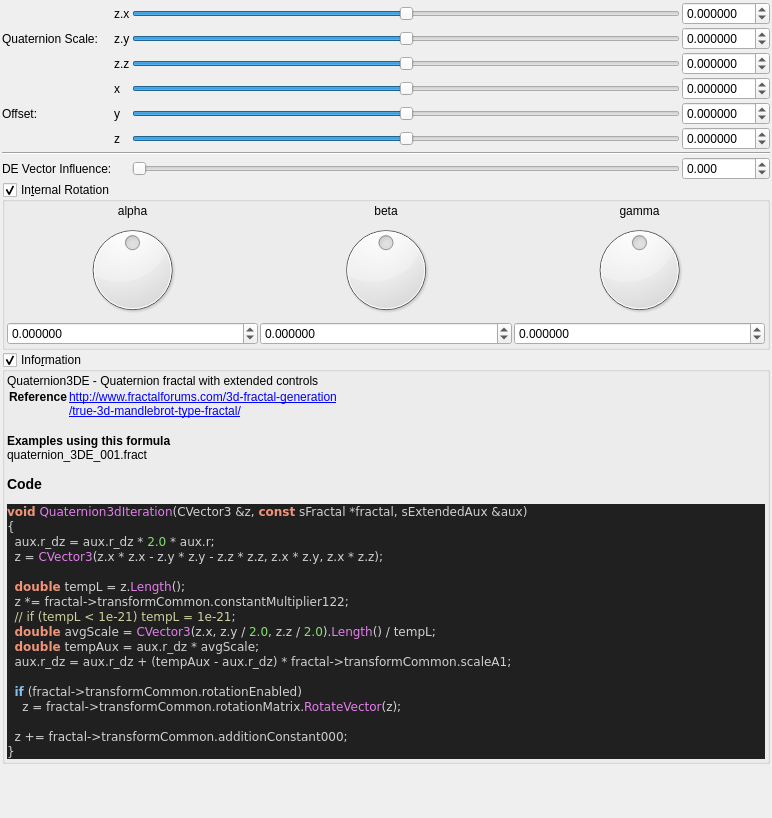
<?xml version="1.0" encoding="UTF-8"?>
<ui version="4.0">
 <class>quaternion3d</class>
 <widget class="QWidget" name="Form">
  <property name="geometry">
   <rect>
    <x>0</x>
    <y>0</y>
    <width>772</width>
    <height>818</height>
   </rect>
  </property>
  <property name="windowTitle">
   <string notr="true">quaternion3d</string>
  </property>
  <layout class="QVBoxLayout" name="verticalLayout">
   <property name="spacing">
    <number>2</number>
   </property>
   <property name="leftMargin">
    <number>2</number>
   </property>
   <property name="topMargin">
    <number>2</number>
   </property>
   <property name="rightMargin">
    <number>2</number>
   </property>
   <property name="bottomMargin">
    <number>2</number>
   </property>
   <item>
    <layout class="QGridLayout" name="gridLayout_63">
     <property name="spacing">
      <number>2</number>
     </property>
     <item row="2" column="3">
      <widget class="QSlider" name="slider3_transf_constant_multiplier_122_x">
       <property name="sizePolicy">
        <sizepolicy hsizetype="Expanding" vsizetype="Maximum">
         <horstretch>0</horstretch>
         <verstretch>0</verstretch>
        </sizepolicy>
       </property>
       <property name="minimum">
        <number>-2000000</number>
       </property>
       <property name="maximum">
        <number>2000000</number>
       </property>
       <property name="singleStep">
        <number>1</number>
       </property>
       <property name="orientation">
        <enum>Qt::Horizontal</enum>
       </property>
      </widget>
     </item>
     <item row="7" column="2">
      <widget class="QLabel" name="label_114">
       <property name="text">
        <string notr="true">z</string>
       </property>
      </widget>
     </item>
     <item row="2" column="4">
      <widget class="MyDoubleSpinBox" name="spinbox3_transf_constant_multiplier_122_x">
       <property name="sizePolicy">
        <sizepolicy hsizetype="Minimum" vsizetype="Maximum">
         <horstretch>0</horstretch>
         <verstretch>0</verstretch>
        </sizepolicy>
       </property>
       <property name="prefix">
        <string/>
       </property>
       <property name="suffix">
        <string/>
       </property>
       <property name="decimals">
        <number>6</number>
       </property>
       <property name="minimum">
        <double>-99.989999999999995</double>
       </property>
       <property name="maximum">
        <double>99.989999999999995</double>
       </property>
       <property name="singleStep">
        <double>0.100000000000000</double>
       </property>
      </widget>
     </item>
     <item row="9" column="1">
      <widget class="QLabel" name="label_2">
       <property name="layoutDirection">
        <enum>Qt::RightToLeft</enum>
       </property>
       <property name="text">
        <string>DE Vector Influence:</string>
       </property>
      </widget>
     </item>
     <item row="6" column="1">
      <widget class="QLabel" name="label_255">
       <property name="text">
        <string>Offset:</string>
       </property>
      </widget>
     </item>
     <item row="10" column="1" colspan="4">
      <widget class="MyGroupBox" name="groupCheck_transf_rotation_enabled">
       <property name="title">
        <string>In&amp;ternal Rotation</string>
       </property>
       <property name="checkable">
        <bool>true</bool>
       </property>
       <layout class="QVBoxLayout" name="verticalLayout_9" stretch="0">
        <property name="spacing">
         <number>2</number>
        </property>
        <property name="leftMargin">
         <number>2</number>
        </property>
        <property name="topMargin">
         <number>2</number>
        </property>
        <property name="rightMargin">
         <number>2</number>
        </property>
        <property name="bottomMargin">
         <number>2</number>
        </property>
        <item>
         <layout class="QGridLayout" name="gridLayout_11">
          <property name="spacing">
           <number>2</number>
          </property>
          <item row="3" column="2">
           <widget class="MyDoubleSpinBox" name="spinboxd3_transf_rotation_z">
            <property name="sizePolicy">
             <sizepolicy hsizetype="Minimum" vsizetype="Maximum">
              <horstretch>0</horstretch>
              <verstretch>0</verstretch>
             </sizepolicy>
            </property>
            <property name="prefix">
             <string/>
            </property>
            <property name="suffix">
             <string/>
            </property>
            <property name="decimals">
             <number>6</number>
            </property>
            <property name="minimum">
             <double>-180.000000000000000</double>
            </property>
            <property name="maximum">
             <double>180.000000000000000</double>
            </property>
            <property name="singleStep">
             <double>1.000000000000000</double>
            </property>
           </widget>
          </item>
          <item row="1" column="2">
           <widget class="QLabel" name="label_36">
            <property name="text">
             <string notr="true">gamma</string>
            </property>
            <property name="alignment">
             <set>Qt::AlignCenter</set>
            </property>
           </widget>
          </item>
          <item row="3" column="0">
           <widget class="MyDoubleSpinBox" name="spinboxd3_transf_rotation_x">
            <property name="sizePolicy">
             <sizepolicy hsizetype="Minimum" vsizetype="Maximum">
              <horstretch>0</horstretch>
              <verstretch>0</verstretch>
             </sizepolicy>
            </property>
            <property name="prefix">
             <string/>
            </property>
            <property name="suffix">
             <string/>
            </property>
            <property name="decimals">
             <number>6</number>
            </property>
            <property name="minimum">
             <double>-180.000000000000000</double>
            </property>
            <property name="maximum">
             <double>180.000000000000000</double>
            </property>
            <property name="singleStep">
             <double>1.000000000000000</double>
            </property>
           </widget>
          </item>
          <item row="1" column="1">
           <widget class="QLabel" name="label_34">
            <property name="text">
             <string notr="true">beta</string>
            </property>
            <property name="alignment">
             <set>Qt::AlignCenter</set>
            </property>
           </widget>
          </item>
          <item row="3" column="1">
           <widget class="MyDoubleSpinBox" name="spinboxd3_transf_rotation_y">
            <property name="sizePolicy">
             <sizepolicy hsizetype="Minimum" vsizetype="Maximum">
              <horstretch>0</horstretch>
              <verstretch>0</verstretch>
             </sizepolicy>
            </property>
            <property name="prefix">
             <string/>
            </property>
            <property name="suffix">
             <string/>
            </property>
            <property name="decimals">
             <number>6</number>
            </property>
            <property name="minimum">
             <double>-180.000000000000000</double>
            </property>
            <property name="maximum">
             <double>180.000000000000000</double>
            </property>
            <property name="singleStep">
             <double>1.000000000000000</double>
            </property>
           </widget>
          </item>
          <item row="2" column="0">
           <widget class="QDial" name="dial3_transf_rotation_x">
            <property name="minimum">
             <number>-18000</number>
            </property>
            <property name="maximum">
             <number>18000</number>
            </property>
            <property name="wrapping">
             <bool>true</bool>
            </property>
           </widget>
          </item>
          <item row="2" column="1">
           <widget class="QDial" name="dial3_transf_rotation_y">
            <property name="minimum">
             <number>-18000</number>
            </property>
            <property name="maximum">
             <number>18000</number>
            </property>
            <property name="wrapping">
             <bool>true</bool>
            </property>
           </widget>
          </item>
          <item row="2" column="2">
           <widget class="QDial" name="dial3_transf_rotation_z">
            <property name="minimum">
             <number>-18000</number>
            </property>
            <property name="maximum">
             <number>18000</number>
            </property>
            <property name="wrapping">
             <bool>true</bool>
            </property>
           </widget>
          </item>
          <item row="1" column="0">
           <widget class="QLabel" name="label_35">
            <property name="text">
             <string notr="true">alpha</string>
            </property>
            <property name="alignment">
             <set>Qt::AlignCenter</set>
            </property>
           </widget>
          </item>
         </layout>
        </item>
       </layout>
      </widget>
     </item>
     <item row="5" column="4">
      <widget class="MyDoubleSpinBox" name="spinbox3_transf_addition_constant_x">
       <property name="sizePolicy">
        <sizepolicy hsizetype="Minimum" vsizetype="Maximum">
         <horstretch>0</horstretch>
         <verstretch>0</verstretch>
        </sizepolicy>
       </property>
       <property name="prefix">
        <string/>
       </property>
       <property name="suffix">
        <string/>
       </property>
       <property name="decimals">
        <number>6</number>
       </property>
       <property name="minimum">
        <double>-99.989999999999995</double>
       </property>
       <property name="maximum">
        <double>99.989999999999995</double>
       </property>
       <property name="singleStep">
        <double>0.100000000000000</double>
       </property>
      </widget>
     </item>
     <item row="6" column="4">
      <widget class="MyDoubleSpinBox" name="spinbox3_transf_addition_constant_y">
       <property name="sizePolicy">
        <sizepolicy hsizetype="Minimum" vsizetype="Maximum">
         <horstretch>0</horstretch>
         <verstretch>0</verstretch>
        </sizepolicy>
       </property>
       <property name="prefix">
        <string/>
       </property>
       <property name="suffix">
        <string/>
       </property>
       <property name="decimals">
        <number>6</number>
       </property>
       <property name="minimum">
        <double>-99.989999999999995</double>
       </property>
       <property name="maximum">
        <double>99.989999999999995</double>
       </property>
       <property name="singleStep">
        <double>0.100000000000000</double>
       </property>
      </widget>
     </item>
     <item row="3" column="2">
      <widget class="QLabel" name="label_90">
       <property name="text">
        <string notr="true">z.y</string>
       </property>
      </widget>
     </item>
     <item row="7" column="3">
      <widget class="QSlider" name="slider3_transf_addition_constant_z">
       <property name="sizePolicy">
        <sizepolicy hsizetype="Expanding" vsizetype="Maximum">
         <horstretch>0</horstretch>
         <verstretch>0</verstretch>
        </sizepolicy>
       </property>
       <property name="minimum">
        <number>-5000000</number>
       </property>
       <property name="maximum">
        <number>5000000</number>
       </property>
       <property name="singleStep">
        <number>1</number>
       </property>
       <property name="orientation">
        <enum>Qt::Horizontal</enum>
       </property>
      </widget>
     </item>
     <item row="4" column="2">
      <widget class="QLabel" name="label_98">
       <property name="text">
        <string notr="true">z.z</string>
       </property>
      </widget>
     </item>
     <item row="6" column="3">
      <widget class="QSlider" name="slider3_transf_addition_constant_y">
       <property name="sizePolicy">
        <sizepolicy hsizetype="Expanding" vsizetype="Maximum">
         <horstretch>0</horstretch>
         <verstretch>0</verstretch>
        </sizepolicy>
       </property>
       <property name="minimum">
        <number>-5000000</number>
       </property>
       <property name="maximum">
        <number>5000000</number>
       </property>
       <property name="singleStep">
        <number>1</number>
       </property>
       <property name="orientation">
        <enum>Qt::Horizontal</enum>
       </property>
      </widget>
     </item>
     <item row="3" column="1">
      <widget class="QLabel" name="label_91">
       <property name="text">
        <string>Quaternion Scale:</string>
       </property>
      </widget>
     </item>
     <item row="5" column="2">
      <widget class="QLabel" name="label_112">
       <property name="text">
        <string notr="true">x</string>
       </property>
      </widget>
     </item>
     <item row="2" column="2">
      <widget class="QLabel" name="label_93">
       <property name="text">
        <string notr="true">z.x</string>
       </property>
      </widget>
     </item>
     <item row="9" column="4">
      <widget class="MyDoubleSpinBox" name="spinbox_transf_scaleA_1">
       <property name="sizePolicy">
        <sizepolicy hsizetype="Minimum" vsizetype="Maximum">
         <horstretch>0</horstretch>
         <verstretch>0</verstretch>
        </sizepolicy>
       </property>
       <property name="prefix">
        <string/>
       </property>
       <property name="suffix">
        <string/>
       </property>
       <property name="decimals">
        <number>3</number>
       </property>
       <property name="minimum">
        <double>-500.000000000000000</double>
       </property>
       <property name="maximum">
        <double>5000.000000000000000</double>
       </property>
       <property name="singleStep">
        <double>0.100000000000000</double>
       </property>
      </widget>
     </item>
     <item row="4" column="3">
      <widget class="QSlider" name="slider3_transf_constant_multiplier_122_z">
       <property name="sizePolicy">
        <sizepolicy hsizetype="Expanding" vsizetype="Maximum">
         <horstretch>0</horstretch>
         <verstretch>0</verstretch>
        </sizepolicy>
       </property>
       <property name="minimum">
        <number>-3000000</number>
       </property>
       <property name="maximum">
        <number>3000000</number>
       </property>
       <property name="singleStep">
        <number>1</number>
       </property>
       <property name="orientation">
        <enum>Qt::Horizontal</enum>
       </property>
      </widget>
     </item>
     <item row="8" column="1" colspan="4">
      <widget class="Line" name="line_53">
       <property name="orientation">
        <enum>Qt::Horizontal</enum>
       </property>
      </widget>
     </item>
     <item row="7" column="4">
      <widget class="MyDoubleSpinBox" name="spinbox3_transf_addition_constant_z">
       <property name="sizePolicy">
        <sizepolicy hsizetype="Minimum" vsizetype="Maximum">
         <horstretch>0</horstretch>
         <verstretch>0</verstretch>
        </sizepolicy>
       </property>
       <property name="prefix">
        <string/>
       </property>
       <property name="suffix">
        <string/>
       </property>
       <property name="decimals">
        <number>6</number>
       </property>
       <property name="minimum">
        <double>-99.989999999999995</double>
       </property>
       <property name="maximum">
        <double>99.989999999999995</double>
       </property>
       <property name="singleStep">
        <double>0.100000000000000</double>
       </property>
      </widget>
     </item>
     <item row="6" column="2">
      <widget class="QLabel" name="label_113">
       <property name="text">
        <string notr="true">y</string>
       </property>
      </widget>
     </item>
     <item row="3" column="4">
      <widget class="MyDoubleSpinBox" name="spinbox3_transf_constant_multiplier_122_y">
       <property name="sizePolicy">
        <sizepolicy hsizetype="Minimum" vsizetype="Maximum">
         <horstretch>0</horstretch>
         <verstretch>0</verstretch>
        </sizepolicy>
       </property>
       <property name="prefix">
        <string/>
       </property>
       <property name="suffix">
        <string/>
       </property>
       <property name="decimals">
        <number>6</number>
       </property>
       <property name="minimum">
        <double>-99.989999999999995</double>
       </property>
       <property name="maximum">
        <double>99.989999999999995</double>
       </property>
       <property name="singleStep">
        <double>0.100000000000000</double>
       </property>
      </widget>
     </item>
     <item row="9" column="3">
      <widget class="QSlider" name="slider_transf_scaleA_1">
       <property name="sizePolicy">
        <sizepolicy hsizetype="Expanding" vsizetype="Maximum">
         <horstretch>0</horstretch>
         <verstretch>0</verstretch>
        </sizepolicy>
       </property>
       <property name="minimum">
        <number>0</number>
       </property>
       <property name="maximum">
        <number>5000</number>
       </property>
       <property name="singleStep">
        <number>1</number>
       </property>
       <property name="orientation">
        <enum>Qt::Horizontal</enum>
       </property>
      </widget>
     </item>
     <item row="5" column="3">
      <widget class="QSlider" name="slider3_transf_addition_constant_x">
       <property name="sizePolicy">
        <sizepolicy hsizetype="Preferred" vsizetype="Preferred">
         <horstretch>0</horstretch>
         <verstretch>0</verstretch>
        </sizepolicy>
       </property>
       <property name="minimum">
        <number>-5000000</number>
       </property>
       <property name="maximum">
        <number>5000000</number>
       </property>
       <property name="singleStep">
        <number>1</number>
       </property>
       <property name="orientation">
        <enum>Qt::Horizontal</enum>
       </property>
      </widget>
     </item>
     <item row="3" column="3">
      <widget class="QSlider" name="slider3_transf_constant_multiplier_122_y">
       <property name="sizePolicy">
        <sizepolicy hsizetype="Expanding" vsizetype="Maximum">
         <horstretch>0</horstretch>
         <verstretch>0</verstretch>
        </sizepolicy>
       </property>
       <property name="minimum">
        <number>-3000000</number>
       </property>
       <property name="maximum">
        <number>3000000</number>
       </property>
       <property name="singleStep">
        <number>1</number>
       </property>
       <property name="orientation">
        <enum>Qt::Horizontal</enum>
       </property>
      </widget>
     </item>
     <item row="4" column="4">
      <widget class="MyDoubleSpinBox" name="spinbox3_transf_constant_multiplier_122_z">
       <property name="sizePolicy">
        <sizepolicy hsizetype="Minimum" vsizetype="Maximum">
         <horstretch>0</horstretch>
         <verstretch>0</verstretch>
        </sizepolicy>
       </property>
       <property name="prefix">
        <string/>
       </property>
       <property name="suffix">
        <string/>
       </property>
       <property name="decimals">
        <number>6</number>
       </property>
       <property name="minimum">
        <double>-99.989999999999995</double>
       </property>
       <property name="maximum">
        <double>99.989999999999995</double>
       </property>
       <property name="singleStep">
        <double>0.100000000000000</double>
       </property>
      </widget>
     </item>
    </layout>
   </item>
   <item>
    <widget class="MyGroupBox" name="groupCheck_info">
     <property name="title">
      <string>Info&amp;rmation</string>
     </property>
     <property name="flat">
      <bool>false</bool>
     </property>
     <property name="checkable">
      <bool>true</bool>
     </property>
     <layout class="QVBoxLayout" name="verticalLayout_2">
      <property name="spacing">
       <number>2</number>
      </property>
      <property name="leftMargin">
       <number>2</number>
      </property>
      <property name="topMargin">
       <number>2</number>
      </property>
      <property name="rightMargin">
       <number>2</number>
      </property>
      <property name="bottomMargin">
       <number>2</number>
      </property>
      <item>
       <widget class="QLabel" name="label_code_content">
        <property name="text">
         <string notr="true">&lt;p&gt;Quaternion3DE - Quaternion fractal with extended controls&lt;/p&gt;&lt;table&gt;
&lt;tr&gt;&lt;th&gt;Reference&lt;/th&gt;&lt;td&gt;&lt;a href=&quot;http://www.fractalforums.com/3d-fractal-generation&quot;&gt;http://www.fractalforums.com/3d-fractal-generation&lt;br&gt;
&lt;a href=&quot;/true-3d-mandlebrot-type-fractal/&quot;&gt;/true-3d-mandlebrot-type-fractal/&lt;br&gt;
&lt;/td&gt;&lt;/tr&gt;
&lt;/table&gt;
&lt;br&gt;&lt;b&gt;Examples using this formula&lt;/b&gt;&lt;br&gt;quaternion_3DE_001.fract&lt;h3&gt;Code&lt;/h3&gt;
&lt;body style=&quot;background-color:#202020&quot;&gt;
&lt;pre style=&quot;color:#d0d0d0; background-color:#202020;  font-family:'Courier New',monospace;&quot;&gt;&lt;span style=&quot;color:#f09479; font-weight:bold&quot;&gt;void&lt;/span&gt; &lt;span style=&quot;color:#e47eed&quot;&gt;Quaternion3dIteration&lt;/span&gt;&lt;span style=&quot;color:#d0d0d0&quot;&gt;(&lt;/span&gt;CVector3 &lt;span style=&quot;color:#d0d0d0&quot;&gt;&amp;amp;&lt;/span&gt;z&lt;span style=&quot;color:#d0d0d0&quot;&gt;,&lt;/span&gt; &lt;span style=&quot;color:#f09479; font-weight:bold&quot;&gt;const&lt;/span&gt; sFractal &lt;span style=&quot;color:#d0d0d0&quot;&gt;*&lt;/span&gt;fractal&lt;span style=&quot;color:#d0d0d0&quot;&gt;,&lt;/span&gt; sExtendedAux &lt;span style=&quot;color:#d0d0d0&quot;&gt;&amp;amp;&lt;/span&gt;aux&lt;span style=&quot;color:#d0d0d0&quot;&gt;)&lt;/span&gt;
&lt;span style=&quot;color:#d0d0d0&quot;&gt;{&lt;/span&gt;
  aux&lt;span style=&quot;color:#d0d0d0&quot;&gt;.&lt;/span&gt;r_dz &lt;span style=&quot;color:#d0d0d0&quot;&gt;=&lt;/span&gt; aux&lt;span style=&quot;color:#d0d0d0&quot;&gt;.&lt;/span&gt;r_dz &lt;span style=&quot;color:#d0d0d0&quot;&gt;*&lt;/span&gt; &lt;span style=&quot;color:#87df71&quot;&gt;2.0&lt;/span&gt; &lt;span style=&quot;color:#d0d0d0&quot;&gt;*&lt;/span&gt; aux&lt;span style=&quot;color:#d0d0d0&quot;&gt;.&lt;/span&gt;r&lt;span style=&quot;color:#d0d0d0&quot;&gt;;&lt;/span&gt;
  z &lt;span style=&quot;color:#d0d0d0&quot;&gt;=&lt;/span&gt; &lt;span style=&quot;color:#e47eed&quot;&gt;CVector3&lt;/span&gt;&lt;span style=&quot;color:#d0d0d0&quot;&gt;(&lt;/span&gt;z&lt;span style=&quot;color:#d0d0d0&quot;&gt;.&lt;/span&gt;x &lt;span style=&quot;color:#d0d0d0&quot;&gt;*&lt;/span&gt; z&lt;span style=&quot;color:#d0d0d0&quot;&gt;.&lt;/span&gt;x &lt;span style=&quot;color:#d0d0d0&quot;&gt;-&lt;/span&gt; z&lt;span style=&quot;color:#d0d0d0&quot;&gt;.&lt;/span&gt;y &lt;span style=&quot;color:#d0d0d0&quot;&gt;*&lt;/span&gt; z&lt;span style=&quot;color:#d0d0d0&quot;&gt;.&lt;/span&gt;y &lt;span style=&quot;color:#d0d0d0&quot;&gt;-&lt;/span&gt; z&lt;span style=&quot;color:#d0d0d0&quot;&gt;.&lt;/span&gt;z &lt;span style=&quot;color:#d0d0d0&quot;&gt;*&lt;/span&gt; z&lt;span style=&quot;color:#d0d0d0&quot;&gt;.&lt;/span&gt;z&lt;span style=&quot;color:#d0d0d0&quot;&gt;,&lt;/span&gt; z&lt;span style=&quot;color:#d0d0d0&quot;&gt;.&lt;/span&gt;x &lt;span style=&quot;color:#d0d0d0&quot;&gt;*&lt;/span&gt; z&lt;span style=&quot;color:#d0d0d0&quot;&gt;.&lt;/span&gt;y&lt;span style=&quot;color:#d0d0d0&quot;&gt;,&lt;/span&gt; z&lt;span style=&quot;color:#d0d0d0&quot;&gt;.&lt;/span&gt;x &lt;span style=&quot;color:#d0d0d0&quot;&gt;*&lt;/span&gt; z&lt;span style=&quot;color:#d0d0d0&quot;&gt;.&lt;/span&gt;z&lt;span style=&quot;color:#d0d0d0&quot;&gt;);&lt;/span&gt;

  &lt;span style=&quot;color:#f09479; font-weight:bold&quot;&gt;double&lt;/span&gt; tempL &lt;span style=&quot;color:#d0d0d0&quot;&gt;=&lt;/span&gt; z&lt;span style=&quot;color:#d0d0d0&quot;&gt;.&lt;/span&gt;&lt;span style=&quot;color:#e47eed&quot;&gt;Length&lt;/span&gt;&lt;span style=&quot;color:#d0d0d0&quot;&gt;();&lt;/span&gt;
  z &lt;span style=&quot;color:#d0d0d0&quot;&gt;*=&lt;/span&gt; fractal&lt;span style=&quot;color:#d0d0d0&quot;&gt;-&amp;gt;&lt;/span&gt;transformCommon&lt;span style=&quot;color:#d0d0d0&quot;&gt;.&lt;/span&gt;constantMultiplier122&lt;span style=&quot;color:#d0d0d0&quot;&gt;;&lt;/span&gt;
  &lt;span style=&quot;color:#d0d0a0&quot;&gt;// if (tempL &amp;lt; 1e-21) tempL = 1e-21;&lt;/span&gt;
  &lt;span style=&quot;color:#f09479; font-weight:bold&quot;&gt;double&lt;/span&gt; avgScale &lt;span style=&quot;color:#d0d0d0&quot;&gt;=&lt;/span&gt; &lt;span style=&quot;color:#e47eed&quot;&gt;CVector3&lt;/span&gt;&lt;span style=&quot;color:#d0d0d0&quot;&gt;(&lt;/span&gt;z&lt;span style=&quot;color:#d0d0d0&quot;&gt;.&lt;/span&gt;x&lt;span style=&quot;color:#d0d0d0&quot;&gt;,&lt;/span&gt; z&lt;span style=&quot;color:#d0d0d0&quot;&gt;.&lt;/span&gt;y &lt;span style=&quot;color:#d0d0d0&quot;&gt;/&lt;/span&gt; &lt;span style=&quot;color:#87df71&quot;&gt;2.0&lt;/span&gt;&lt;span style=&quot;color:#d0d0d0&quot;&gt;,&lt;/span&gt; z&lt;span style=&quot;color:#d0d0d0&quot;&gt;.&lt;/span&gt;z &lt;span style=&quot;color:#d0d0d0&quot;&gt;/&lt;/span&gt; &lt;span style=&quot;color:#87df71&quot;&gt;2.0&lt;/span&gt;&lt;span style=&quot;color:#d0d0d0&quot;&gt;).&lt;/span&gt;&lt;span style=&quot;color:#e47eed&quot;&gt;Length&lt;/span&gt;&lt;span style=&quot;color:#d0d0d0&quot;&gt;() /&lt;/span&gt; tempL&lt;span style=&quot;color:#d0d0d0&quot;&gt;;&lt;/span&gt;
  &lt;span style=&quot;color:#f09479; font-weight:bold&quot;&gt;double&lt;/span&gt; tempAux &lt;span style=&quot;color:#d0d0d0&quot;&gt;=&lt;/span&gt; aux&lt;span style=&quot;color:#d0d0d0&quot;&gt;.&lt;/span&gt;r_dz &lt;span style=&quot;color:#d0d0d0&quot;&gt;*&lt;/span&gt; avgScale&lt;span style=&quot;color:#d0d0d0&quot;&gt;;&lt;/span&gt;
  aux&lt;span style=&quot;color:#d0d0d0&quot;&gt;.&lt;/span&gt;r_dz &lt;span style=&quot;color:#d0d0d0&quot;&gt;=&lt;/span&gt; aux&lt;span style=&quot;color:#d0d0d0&quot;&gt;.&lt;/span&gt;r_dz &lt;span style=&quot;color:#d0d0d0&quot;&gt;+ (&lt;/span&gt;tempAux &lt;span style=&quot;color:#d0d0d0&quot;&gt;-&lt;/span&gt; aux&lt;span style=&quot;color:#d0d0d0&quot;&gt;.&lt;/span&gt;r_dz&lt;span style=&quot;color:#d0d0d0&quot;&gt;) *&lt;/span&gt; fractal&lt;span style=&quot;color:#d0d0d0&quot;&gt;-&amp;gt;&lt;/span&gt;transformCommon&lt;span style=&quot;color:#d0d0d0&quot;&gt;.&lt;/span&gt;scaleA1&lt;span style=&quot;color:#d0d0d0&quot;&gt;;&lt;/span&gt;

  &lt;span style=&quot;color:#7ec0ee; font-weight:bold&quot;&gt;if&lt;/span&gt; &lt;span style=&quot;color:#d0d0d0&quot;&gt;(&lt;/span&gt;fractal&lt;span style=&quot;color:#d0d0d0&quot;&gt;-&amp;gt;&lt;/span&gt;transformCommon&lt;span style=&quot;color:#d0d0d0&quot;&gt;.&lt;/span&gt;rotationEnabled&lt;span style=&quot;color:#d0d0d0&quot;&gt;)&lt;/span&gt;
    z &lt;span style=&quot;color:#d0d0d0&quot;&gt;=&lt;/span&gt; fractal&lt;span style=&quot;color:#d0d0d0&quot;&gt;-&amp;gt;&lt;/span&gt;transformCommon&lt;span style=&quot;color:#d0d0d0&quot;&gt;.&lt;/span&gt;rotationMatrix&lt;span style=&quot;color:#d0d0d0&quot;&gt;.&lt;/span&gt;&lt;span style=&quot;color:#e47eed&quot;&gt;RotateVector&lt;/span&gt;&lt;span style=&quot;color:#d0d0d0&quot;&gt;(&lt;/span&gt;z&lt;span style=&quot;color:#d0d0d0&quot;&gt;);&lt;/span&gt;

  z &lt;span style=&quot;color:#d0d0d0&quot;&gt;+=&lt;/span&gt; fractal&lt;span style=&quot;color:#d0d0d0&quot;&gt;-&amp;gt;&lt;/span&gt;transformCommon&lt;span style=&quot;color:#d0d0d0&quot;&gt;.&lt;/span&gt;additionConstant000&lt;span style=&quot;color:#d0d0d0&quot;&gt;;&lt;/span&gt;
&lt;span style=&quot;color:#d0d0d0&quot;&gt;}&lt;/span&gt;
&lt;/pre&gt;
&lt;/body&gt;</string>
        </property>
        <property name="wordWrap">
         <bool>true</bool>
        </property>
        <property name="openExternalLinks">
         <bool>true</bool>
        </property>
        <property name="textInteractionFlags">
         <set>Qt::LinksAccessibleByMouse|Qt::TextSelectableByMouse</set>
        </property>
       </widget>
      </item>
     </layout>
    </widget>
   </item>
   <item>
    <spacer name="verticalSpacer_2">
     <property name="orientation">
      <enum>Qt::Vertical</enum>
     </property>
     <property name="sizeHint" stdset="0">
      <size>
       <width>20</width>
       <height>40</height>
      </size>
     </property>
    </spacer>
   </item>
  </layout>
 </widget>
 <customwidgets>
  <customwidget>
   <class>MyDoubleSpinBox</class>
   <extends>QDoubleSpinBox</extends>
   <header>my_double_spin_box.h</header>
  </customwidget>
  <customwidget>
   <class>MyGroupBox</class>
   <extends>QGroupBox</extends>
   <header>my_group_box.h</header>
   <container>1</container>
  </customwidget>
 </customwidgets>
 <tabstops>
  <tabstop>slider3_transf_constant_multiplier_122_x</tabstop>
  <tabstop>spinbox3_transf_constant_multiplier_122_x</tabstop>
  <tabstop>slider3_transf_constant_multiplier_122_y</tabstop>
  <tabstop>spinbox3_transf_constant_multiplier_122_y</tabstop>
  <tabstop>slider3_transf_constant_multiplier_122_z</tabstop>
  <tabstop>spinbox3_transf_constant_multiplier_122_z</tabstop>
  <tabstop>slider3_transf_addition_constant_x</tabstop>
  <tabstop>spinbox3_transf_addition_constant_x</tabstop>
  <tabstop>slider3_transf_addition_constant_y</tabstop>
  <tabstop>spinbox3_transf_addition_constant_y</tabstop>
  <tabstop>slider3_transf_addition_constant_z</tabstop>
  <tabstop>spinbox3_transf_addition_constant_z</tabstop>
  <tabstop>slider_transf_scaleA_1</tabstop>
  <tabstop>spinbox_transf_scaleA_1</tabstop>
  <tabstop>groupCheck_transf_rotation_enabled</tabstop>
  <tabstop>dial3_transf_rotation_x</tabstop>
  <tabstop>dial3_transf_rotation_y</tabstop>
  <tabstop>dial3_transf_rotation_z</tabstop>
  <tabstop>spinboxd3_transf_rotation_x</tabstop>
  <tabstop>spinboxd3_transf_rotation_y</tabstop>
  <tabstop>spinboxd3_transf_rotation_z</tabstop>
  <tabstop>groupCheck_info</tabstop>
 </tabstops>
 <resources/>
 <connections/>
</ui>
